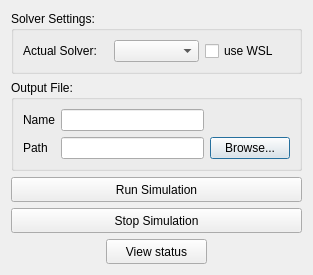
<?xml version="1.0" encoding="UTF-8"?>
<ui version="4.0">
 <class>dia_launcher</class>
 <widget class="QDialog" name="dia_launcher">
  <property name="geometry">
   <rect>
    <x>0</x>
    <y>0</y>
    <width>311</width>
    <height>254</height>
   </rect>
  </property>
  <property name="sizePolicy">
   <sizepolicy hsizetype="MinimumExpanding" vsizetype="MinimumExpanding">
    <horstretch>0</horstretch>
    <verstretch>0</verstretch>
   </sizepolicy>
  </property>
  <property name="windowTitle">
   <string>Dialog</string>
  </property>
  <layout class="QVBoxLayout" name="verticalLayout_3">
   <item>
    <widget class="QGroupBox" name="groupBox">
     <property name="sizePolicy">
      <sizepolicy hsizetype="MinimumExpanding" vsizetype="Preferred">
       <horstretch>0</horstretch>
       <verstretch>0</verstretch>
      </sizepolicy>
     </property>
     <property name="title">
      <string>Solver Settings:</string>
     </property>
     <layout class="QHBoxLayout" name="horizontalLayout">
      <item>
       <widget class="QLabel" name="label">
        <property name="sizePolicy">
         <sizepolicy hsizetype="MinimumExpanding" vsizetype="Preferred">
          <horstretch>0</horstretch>
          <verstretch>0</verstretch>
         </sizepolicy>
        </property>
        <property name="text">
         <string>Actual Solver:</string>
        </property>
       </widget>
      </item>
      <item>
       <widget class="QComboBox" name="active_solver">
        <property name="sizePolicy">
         <sizepolicy hsizetype="MinimumExpanding" vsizetype="Fixed">
          <horstretch>0</horstretch>
          <verstretch>0</verstretch>
         </sizepolicy>
        </property>
       </widget>
      </item>
      <item>
       <widget class="QCheckBox" name="use_wsl">
        <property name="sizePolicy">
         <sizepolicy hsizetype="MinimumExpanding" vsizetype="Fixed">
          <horstretch>0</horstretch>
          <verstretch>0</verstretch>
         </sizepolicy>
        </property>
        <property name="minimumSize">
         <size>
          <width>30</width>
          <height>0</height>
         </size>
        </property>
        <property name="text">
         <string>use WSL</string>
        </property>
       </widget>
      </item>
     </layout>
    </widget>
   </item>
   <item>
    <widget class="QGroupBox" name="groupBox_2">
     <property name="title">
      <string>Output File:</string>
     </property>
     <layout class="QGridLayout" name="gridLayout">
      <item row="0" column="0">
       <widget class="QLabel" name="label_2">
        <property name="text">
         <string>Name</string>
        </property>
       </widget>
      </item>
      <item row="0" column="1">
       <widget class="QLineEdit" name="out_filename"/>
      </item>
      <item row="1" column="0">
       <widget class="QLabel" name="label_3">
        <property name="text">
         <string>Path</string>
        </property>
       </widget>
      </item>
      <item row="1" column="1">
       <widget class="QLineEdit" name="out_location"/>
      </item>
      <item row="1" column="2">
       <widget class="QPushButton" name="fp_outfile_2">
        <property name="text">
         <string>Browse...</string>
        </property>
       </widget>
      </item>
     </layout>
    </widget>
   </item>
   <item>
    <layout class="QGridLayout" name="gridLayout_2">
     <item row="2" column="2">
      <spacer name="horizontalSpacer_3">
       <property name="orientation">
        <enum>Qt::Horizontal</enum>
       </property>
       <property name="sizeType">
        <enum>QSizePolicy::Minimum</enum>
       </property>
       <property name="sizeHint" stdset="0">
        <size>
         <width>45</width>
         <height>20</height>
        </size>
       </property>
      </spacer>
     </item>
     <item row="2" column="0">
      <spacer name="horizontalSpacer">
       <property name="orientation">
        <enum>Qt::Horizontal</enum>
       </property>
       <property name="sizeType">
        <enum>QSizePolicy::Minimum</enum>
       </property>
       <property name="sizeHint" stdset="0">
        <size>
         <width>45</width>
         <height>20</height>
        </size>
       </property>
      </spacer>
     </item>
     <item row="2" column="1">
      <widget class="QPushButton" name="viewStatus">
       <property name="sizePolicy">
        <sizepolicy hsizetype="Minimum" vsizetype="Fixed">
         <horstretch>0</horstretch>
         <verstretch>0</verstretch>
        </sizepolicy>
       </property>
       <property name="minimumSize">
        <size>
         <width>101</width>
         <height>25</height>
        </size>
       </property>
       <property name="text">
        <string>View status</string>
       </property>
      </widget>
     </item>
     <item row="1" column="0" colspan="3">
      <widget class="QPushButton" name="stopSim">
       <property name="minimumSize">
        <size>
         <width>291</width>
         <height>25</height>
        </size>
       </property>
       <property name="text">
        <string>Stop Simulation</string>
       </property>
      </widget>
     </item>
     <item row="0" column="0" colspan="3">
      <widget class="QPushButton" name="runSim_2">
       <property name="minimumSize">
        <size>
         <width>291</width>
         <height>25</height>
        </size>
       </property>
       <property name="text">
        <string>Run Simulation</string>
       </property>
      </widget>
     </item>
    </layout>
   </item>
  </layout>
 </widget>
 <resources/>
 <connections/>
</ui>
